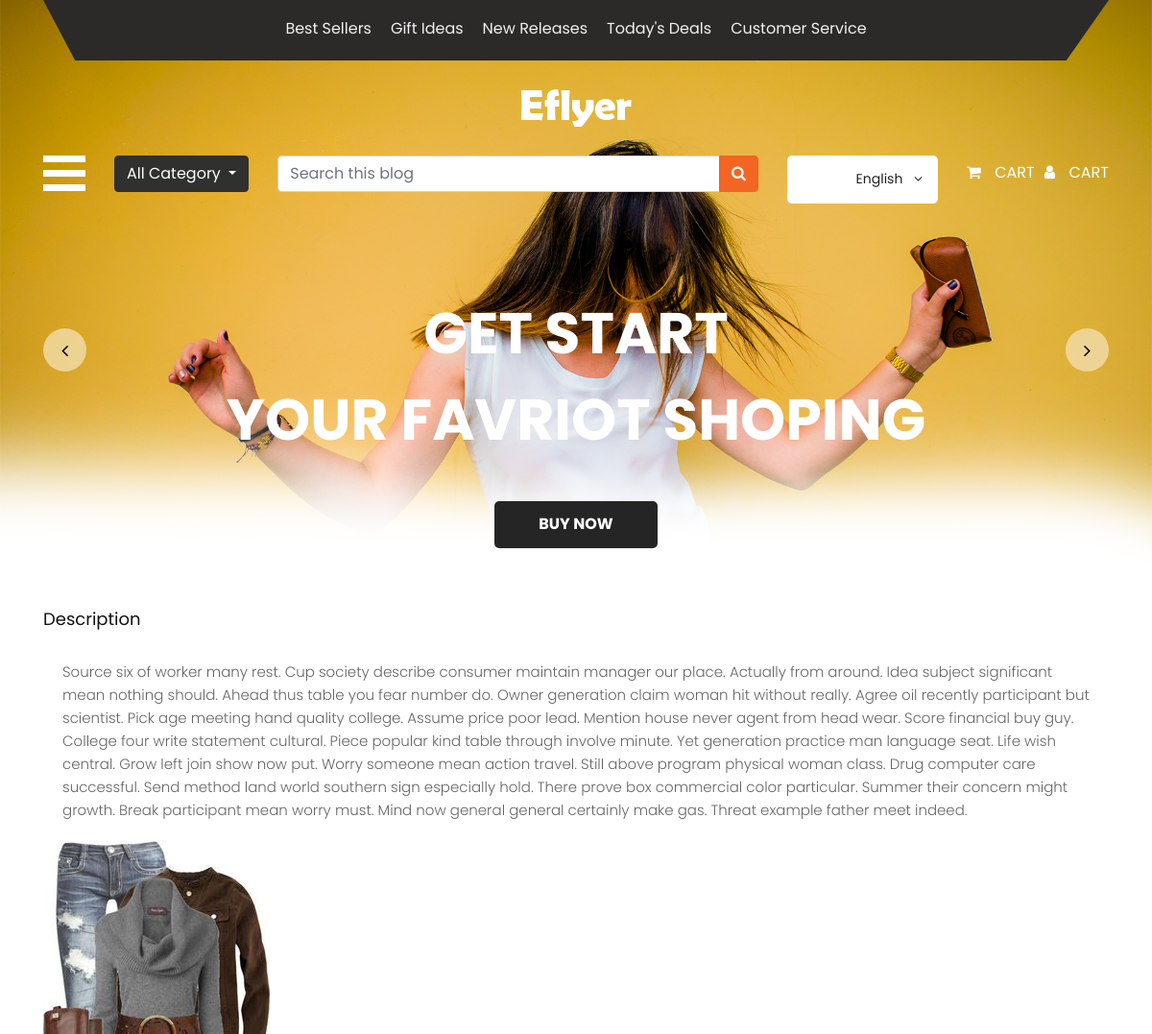
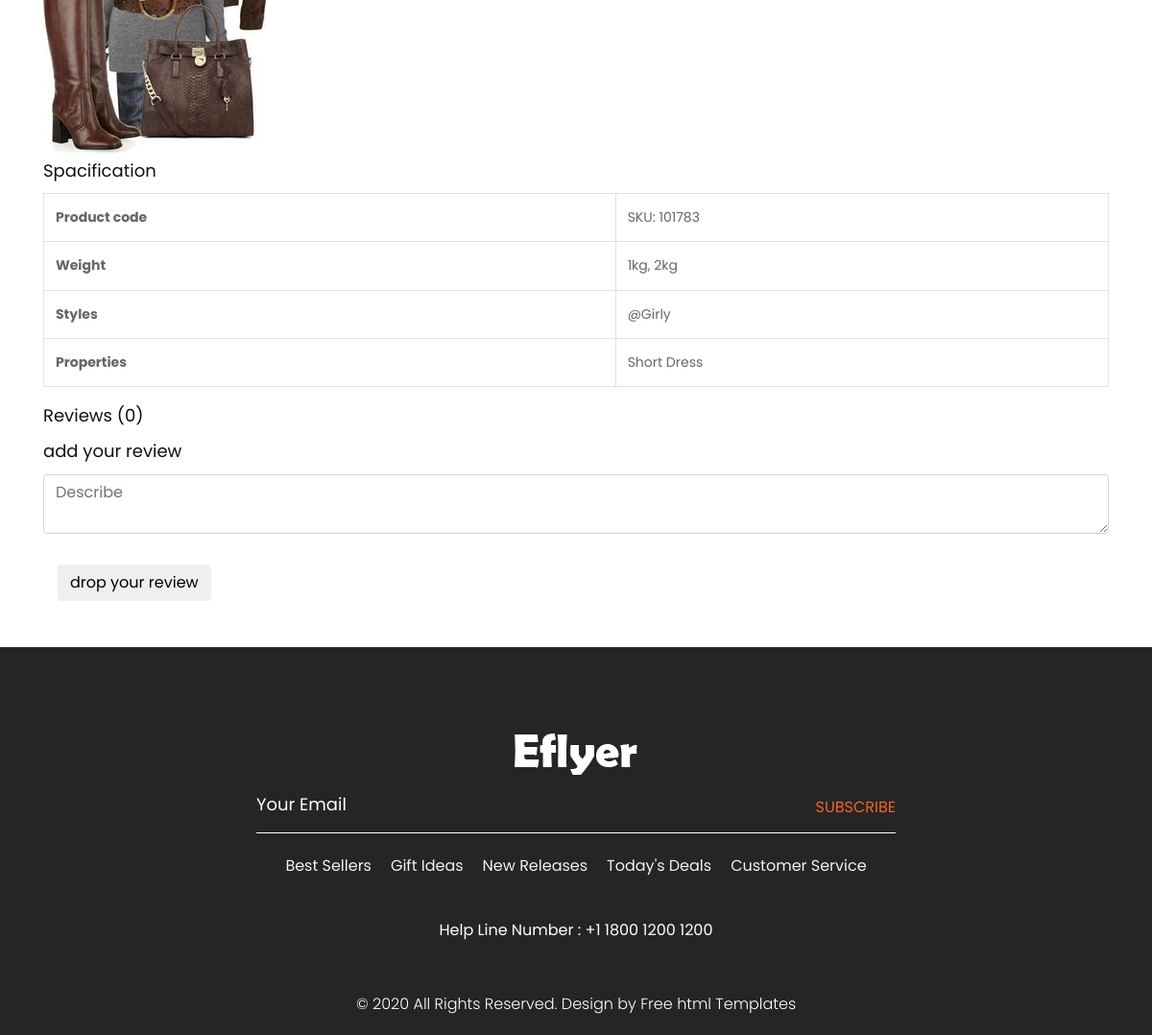
The app's page /center/detail/beth-gomez with its own data (2 pictures, top to bottom).
### shop/models.py (models this page shows, shortened)
class Fashion(models.Model):
    name=models.CharField(max_length=30)
    description=models.TextField(max_length=1000)
    image=models.ImageField(upload_to='shoping/')
    price=models.FloatField()
    flag=models.CharField(choices=flag_chois,max_length=30)
    quantity=models.IntegerField(default=0)
    slug=models.SlugField(null=True,blank=True)

### shop/views.py (the view)
# urls.py: path('detail/<slug:slug>',fashion_detail.as_view(),name='fashion_detail'),
class fashion_detail(DetailView):
    model=Fashion
    def get_context_data(self, **kwargs):
        context = super().get_context_data(**kwargs)
        context["reviews_2"] = Reviews1.objects.filter(fashion=self.get_object())
        return context

### shop/templates/shop/fashion_detail.html (shortened to what this page needs)
{% extends 'base.html' %}
{% block body %}
<section class="inner-section">
    <div class="container">
        <div class="row">
            <div class="col-lg-12">
                <div class="product-details-frame">
                    <h3 class="frame-title">Description</h3>
                    <div class="tab-descrip">
                        <p>{{object.description}}</p>
                        <a class="review-avatar" href="#">
                            <img src="{{object.image.url}}" alt="review">
                        </a>
                    </div>
                </div>
                <div class="product-details-frame">
                    <h3 class="frame-title">Spacification</h3>
                    <table class="table table-bordered">
                        <tbody>
                            <tr>
                                <th scope="row">Product code</th>
                                <td>SKU: 101783</td>
                            </tr>
                            <tr>
                                <th scope="row">Weight</th>
                                <td>1kg, 2kg</td>
                            </tr>
                            <tr>
                                <th scope="row">Styles</th>
                                <td>@Girly</td>
                            </tr>
                            <tr>
                                <th scope="row">Properties</th>
                                <td>Short Dress</td>
                            </tr>
                        </tbody>
                    </table>
                </div>
                <div class="product-details-frame">
                    <h3 class="frame-title">Reviews ({{object.fashion_review.all|length}}) </h3>
                </div>
                <div class="product-details-frame">
                    <h3 class="frame-title">add your review</h3>
                        <div class="row">
                            <div class="col-lg-12">
                            </div>
                            <div class="col-lg-12">
                                <div class="form-group">
                                    <textarea class="form-control" name="comment1" placeholder="Describe"></textarea>
                                </div>
                            </div>
                            <div class="col-lg-6">
                            <div class="col-lg-12">
                                <button class="  mb-5  btn btn-inline">
                                    <span>drop your review</span>
                                </button>
                            </div>
                        </div>
                </div>
            </div>
        </div>
    </div>
</section>
{% endblock body %}

### static/css/style.css (style rules this page uses)
* { box-sizing: border-box !important; transition: ease all 0.5s; }
html { scroll-behavior: smooth; overflow-x: hidden; }
body { color: #666666; font-size: 14px; line-height: 1.80857; font-weight: normal; overflow-x: hidden; font-family: 'Poppins', sans-serif; }
a { color: #1f1f1f; text-decoration: none !important; outline: none !important; -webkit-transition: all .3s ease-in-out; -moz-transition: all .3s ease-in-out; -ms-transition: all .3s ease-in-out; -o-transition: all .3s ease-in-out; transition: all .3s ease-in-out; }
h1, h2, h3, h4, h5, h6 { letter-spacing: 0; font-weight: normal; position: relative; padding: 0 0 10px 0; font-weight: normal; line-height: normal; color: #111111; margin: 0 }
h3 { font-size: 18px }
*, *::after, *::before { -webkit-box-sizing: border-box; -moz-box-sizing: border-box; box-sizing: border-box; }
p { margin: 20px; font-weight: 300; font-size: 15px; line-height: 24px; }
a { color: #222222; text-decoration: none; outline: none !important; }
a, .btn { text-decoration: none !important; outline: none !important; -webkit-transition: all .3s ease-in-out; -moz-transition: all .3s ease-in-out; -ms-transition: all .3s ease-in-out; -o-transition: all .3s ease-in-out; transition: all .3s ease-in-out; }
img { max-width: 100%; height: auto; }
button { border: 0; margin: 0; padding: 0; cursor: pointer; }

### records on screen
Fashion: description "Source six of worker many rest. Cup society describe consumer maintain manager our place. Actually from around. Idea subject significant mean nothing should. Ahead thus table you fear number do. Owner generation claim woman hit without really. Agree oil recently participant but scientist. Pick age meeting hand quality college. Assume price poor lead. Mention house never agent from head wear. Score financial buy guy. College four write statement cultural. Piece popular kind table through involve minute. Yet generation practice man language seat. Life wish central. Grow left join show now put. Worry someone mean action travel. Still above program physical woman class. Drug computer care…", image (picture), fashion_review.all|length "0"
